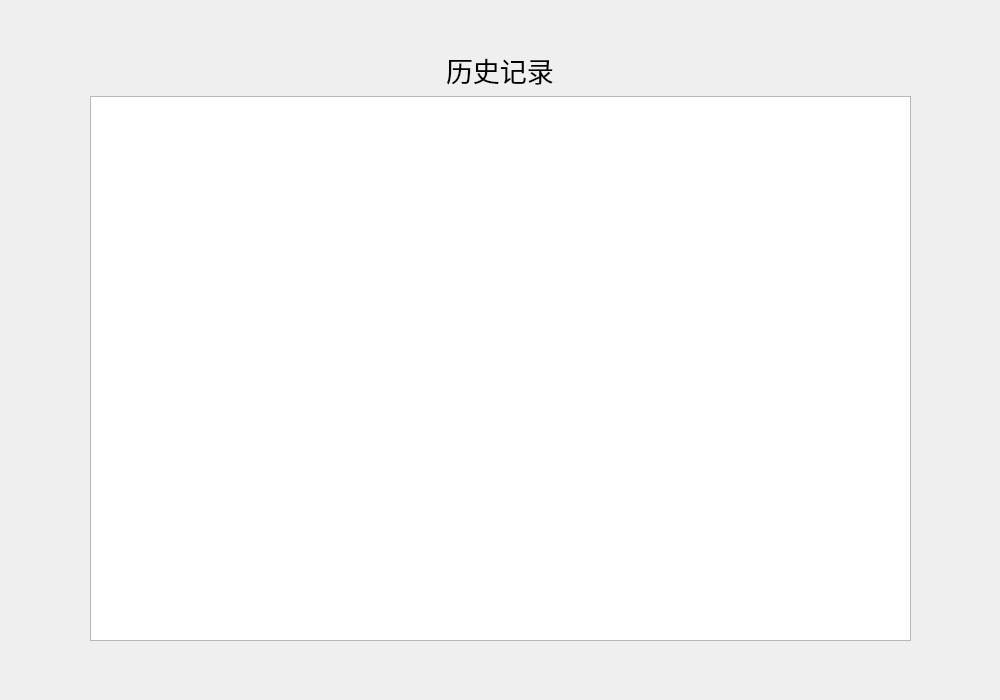
<?xml version="1.0" encoding="UTF-8"?>
<ui version="4.0">
 <class>history_data_window</class>
 <widget class="QWidget" name="history_data_window">
  <property name="geometry">
   <rect>
    <x>0</x>
    <y>0</y>
    <width>1000</width>
    <height>700</height>
   </rect>
  </property>
  <property name="sizePolicy">
   <sizepolicy hsizetype="Fixed" vsizetype="Fixed">
    <horstretch>0</horstretch>
    <verstretch>0</verstretch>
   </sizepolicy>
  </property>
  <property name="windowTitle">
   <string>历史记录看板</string>
  </property>
  <widget class="QWidget" name="verticalLayoutWidget">
   <property name="geometry">
    <rect>
     <x>90</x>
     <y>50</y>
     <width>821</width>
     <height>591</height>
    </rect>
   </property>
   <layout class="QVBoxLayout" name="verticalLayout">
    <item alignment="Qt::AlignHCenter">
     <widget class="QLabel" name="label">
      <property name="font">
       <font>
        <pointsize>20</pointsize>
       </font>
      </property>
      <property name="focusPolicy">
       <enum>Qt::NoFocus</enum>
      </property>
      <property name="text">
       <string>历史记录</string>
      </property>
      <property name="textFormat">
       <enum>Qt::AutoText</enum>
      </property>
     </widget>
    </item>
    <item>
     <widget class="QListWidget" name="listWidget"/>
    </item>
   </layout>
  </widget>
 </widget>
 <resources/>
 <connections/>
</ui>
